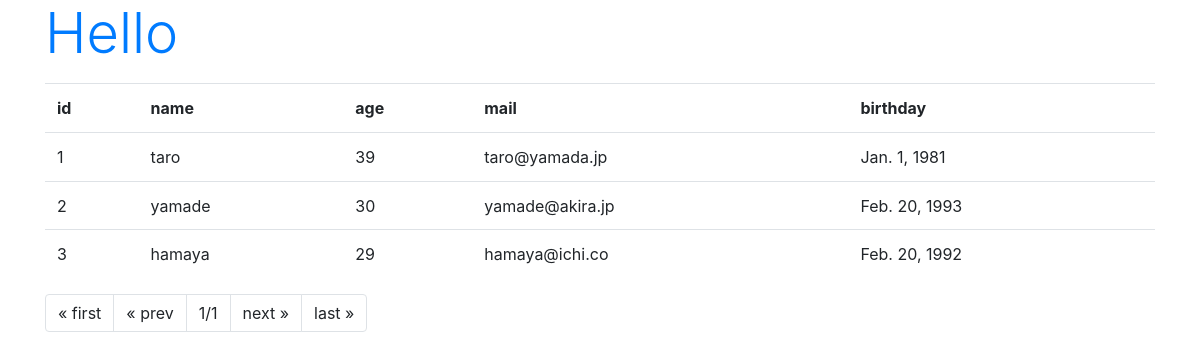
/hello/, run on the app's committed database.
### hello/models.py (models this page shows, shortened)
class Friend(models.Model):
    name = models.CharField(max_length=100, \
        validators=[number_only])
    mail = models.EmailField(max_length=200)
    gender = models.BooleanField()
    age = models.IntegerField()
    birthday = models.DateField()

### hello/views.py (the view)
# urls.py: path('', views.index, name='index'),
def index(request, num=1):
    data = Friend.objects.all()
    page = Paginator(data, 3)
    params = {
        'title': 'Hello',
        'message':'',
        'data': page.get_page(num),
    }
    return render(request, 'hello/index.html', params)

### hello/templates/hello/index.html (shortened to what this page needs)
{% load static %}
<!doctype html>
<html lang="ja">
<head>
    <link rel="stylesheet"
    href="https://stackpath.bootstrapcdn.com/bootstrap/4.3.1/css/bootstrap.min.css"
>
</head>
<body class="container">
    <h1 class="display-4 text-primary">
        {{title}}</h1>
    <table class="table">
        <tr>
            <th>id</th>
            <th>name</th>
            <th>age</th>
            <th>mail</th>
            <th>birthday</th>
        </tr>
    {% for item in data %}
        <tr>
            <td>{{item.id}}</td>
            <td>{{item.name}}</td>
            <td>{{item.age}}</td>
            <td>{{item.mail}}</td>
            <td>{{item.birthday}}</td>
        <tr>
    {% endfor %}
    </table>
    <ul class="pagination">
        {% if data.has_previous %}
        <li class="page-item">
            <a class="page-link" href="{% url 'index' %}">
                &laquo; first</a>
        </li>
        <li class="page-item">
            <a class="page-link"
            href="{% url 'index' %}{{data.previous_page_number}}">
                &laquo; prev</a>
        </li>
        {% else %}
        <li class="page-item">
            <a class="page-link">
                &laquo; first</a>
        </li>
        <li class="page-item">
            <a class="page-link">
                &laquo; prev</a>
        </li>
        {% endif %}
        <li class="page-item">
            <a class="page-link">
            {{data.number}}/{{data.paginator.num_pages}}</a>
        </li>
        {% if data.has_next %}
        <li class="page-item">
            <a class="page-link"
            href="{% url 'index' %}{{data.next_page_number }}">
                next &raquo;</a>
        </li>
        <li class="page-item">
            <a class="page-link"
            href="{% url 'index' %}{{data.paginator.num_pages}}">
                last &raquo;</a>
        </li>
        {% else %}
        <li class="page-item">
            <a class="page-link">
                next &raquo;</a>
        </li>
        <li class="page-item">
            <a class="page-link">
                last &raquo;</a>
        </li>
        {% endif %}
    </ul>
</body>
</html>

### data on the page
Friend: id "1", name "taro", age "39", mail "taro@yamada.jp", birthday "Jan. 1, 1981"
Friend: id "2", name "yamade", age "30", mail "yamade@akira.jp", birthday "Feb. 20, 1993"
Friend: id "3", name "hamaya", age "29", mail "hamaya@ichi.co", birthday "Feb. 20, 1992"

### other printed values
{{ title }} "Hello"
{{ data.number }} "1"
{{ data.paginator.num_pages }} "1"
